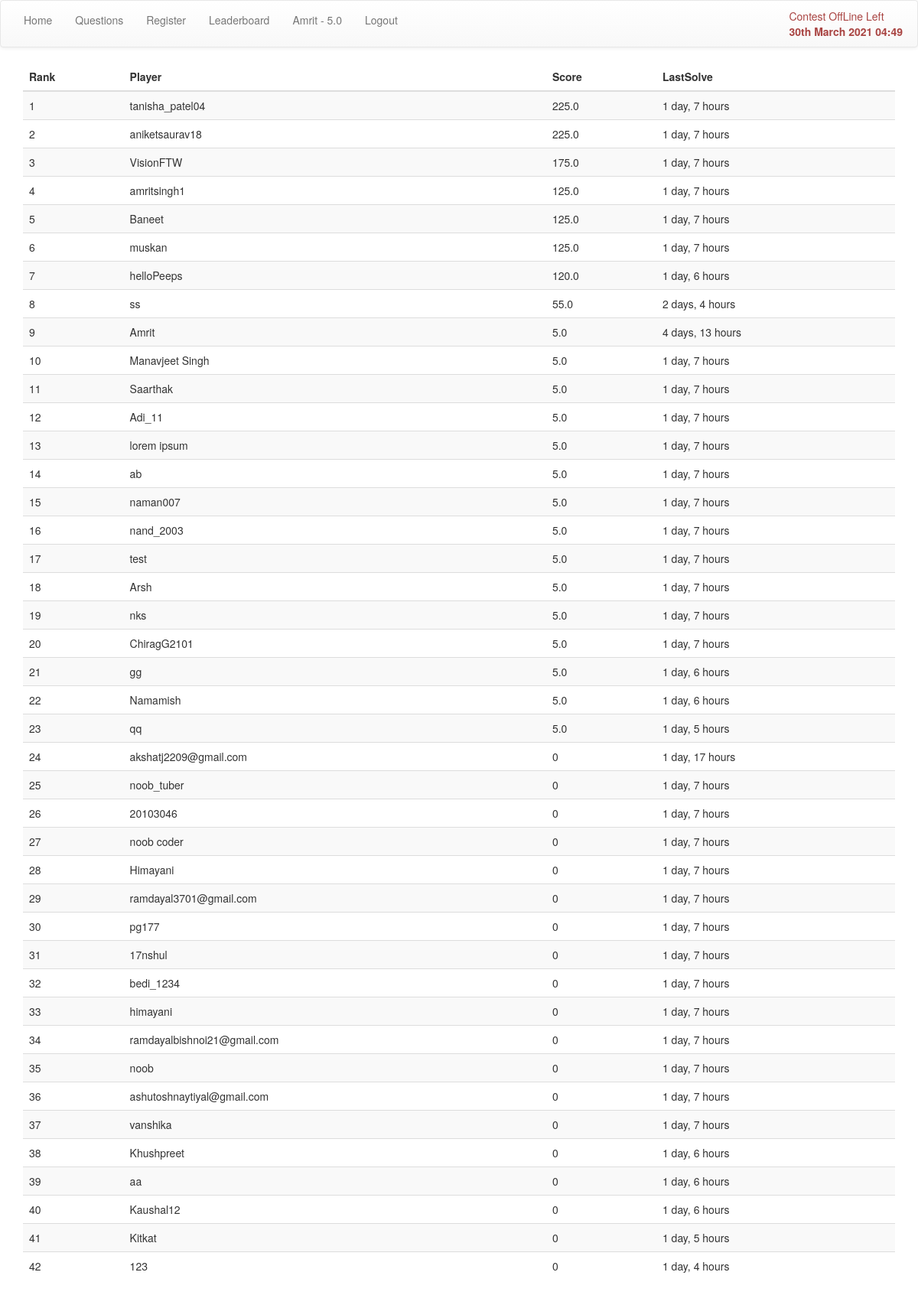
The app's page /question/leaderboard/ (signed in) with its own data.
### question/models.py (models this page shows)
class Profile(User):
    last_solved = models.DateTimeField(default=now)
    def _get_score(self):
        attempts = Attempt.objects.filter(player=self).filter(correct=True)
        score = attempts.aggregate(models.Sum('marks'))
        print(score, 'score')
        marks = score['marks__sum']
        return marks if marks is not None else 0
    score = property(_get_score)

### question/views.py (the view)
def leaderboard(request):
    data = {}
    template = 'question/leaderboard.html'
    players = list(models.Profile.objects.all())
    players.sort(key=lambda p:p.score, reverse=True)
    data['players'] = players
    data['questions'] = models.Question.objects.order_by('qno')
    return render(request, template, data)

### contest/context_processors.py (called while the page is built)
def contest_time(request):
    context = {}
    now = timezone.now()
    contest = models.ContestControl.objects.first()
    if contest is None:
        temp = models.ContestControl()
        temp.save()
    contest = models.ContestControl.objects.first()
    if now < contest.start:
        time = contest.start
    elif contest.start <= now <= contest.end:
        time = contest.end
    else:
        time = None
    context['contest_time'] = time
    context['contest_on'] = is_contest_on()
    context['contest_phase'] = contest_phase()
    return context

### contest/functions.py (called while the page is built)
def is_contest_on():
    contest = ContestControl.objects.first()
    now = timezone.now()
    if contest.start <= now <= contest.end:
        return True
    return False

def contest_phase():
    now = timezone.now()
    contest = ContestControl.objects.first()
    if now < contest.start:
        return 'before'
    elif contest.start <= now <= contest.end:
        return 'during'
    elif contest.end < now:
        return 'after'

### question/templates/question/leaderboard.html (shortened to what this page needs)
{%extends 'base.html'%}
{%block body%}
<div class='table-responsive'>
    <table class='table table-hover table-striped'>
        <thead><tr>
            <th>Rank</th>
            <th>Player</th>
            <th>Score</th>
            <th>LastSolve</th>
        </tr></thead>
        <tbody>
            {%for p in players%}
                <tr>
                    <td>{{forloop.counter}}</td>
                    <td>{{p}}</td>
                    <td>{{p.score}}</td>
                    <td>{{p.last_solved|timesince}}</td>
                </tr>
            {%endfor%}
        </tbody>
    </table>
</div>
{%endblock%}

### templates/base.html (shortened to what this page needs)
<!DOCTYPE html>
<html lang='en'>
    <head>
    {%load static%}
    {%load bootstrap%}
    <link rel="stylesheet" href='{% static "/bootstrap.min.css" %}'>
    <link rel="stylesheet" href={% static '/bootstrap-theme.min.css' %}>
    </head>
    <body>
        <nav class='navbar navbar-default' role='navigation'>
        <div class='collapse navbar-collapse' id='navbar-collapse-1'>
            <ul class='nav navbar-nav'>
                <li><a href={% url 'home' %}>Home</a></li>
                <li><a href={% url 'question:home' %}>Questions</a></li>
                <li><a href={% url 'register' %}>Register</a></li>
                <li><a href={% url 'question:leaderboard'%}>Leaderboard</a></li>
                {% if request.user.is_authenticated %}
                <li><a> {{user.profile}} - {{user.profile.score}}</a> </li>
                <li><a href={% url 'logout' %}>Logout</a>
                {% else %}
                <li><a> Unregistered User</a></li>
                <li> <a href={% url "login"%}>Login</a>
                {% endif %}
            </ul>
            <ul class='nav navbar-right'>
                <li> {% if contest_on %}
                    <a class='text-success'>Contest Online
                     {%else%}
                    <a class='text-danger'>Contest OffLine
                     {%endif%}
                     {{contest_time | timeuntil}} Left<br>
                     <b id='time'>{% now "jS F Y H:i"%}</b>&nbsp;</a>
                </li>
            </ul>
        </div>
        </nav>
    <div class='container'>
    {%block body%}
    {%endblock%}
    </div>
    </body>
</html>

### records on screen
Profile: username "tanisha_patel04", score "225.0", last_solved "1 day, 7 hours"
Profile: username "aniketsaurav18", score "225.0", last_solved "1 day, 7 hours"
Profile: username "VisionFTW", score "175.0", last_solved "1 day, 7 hours"
Profile: username "amritsingh1", score "125.0", last_solved "1 day, 7 hours"
Profile: username "Baneet", score "125.0", last_solved "1 day, 7 hours"
Profile: username "muskan", score "125.0", last_solved "1 day, 7 hours"
Profile: username "helloPeeps", score "120.0", last_solved "1 day, 6 hours"
Profile: username "ss", score "55.0", last_solved "2 days, 4 hours"
Profile: username "Amrit", score "5.0", last_solved "4 days, 13 hours"
Profile: username "Manavjeet Singh", score "5.0", last_solved "1 day, 7 hours"
Profile: username "Saarthak", score "5.0", last_solved "1 day, 7 hours"
Profile: username "Adi_11", score "5.0", last_solved "1 day, 7 hours"
Profile: username "lorem ipsum", score "5.0", last_solved "1 day, 7 hours"
Profile: username "ab", score "5.0", last_solved "1 day, 7 hours"
Profile: username "naman007", score "5.0", last_solved "1 day, 7 hours"
Profile: username "nand_2003", score "5.0", last_solved "1 day, 7 hours"
Profile: username "test", score "5.0", last_solved "1 day, 7 hours"
Profile: username "Arsh", score "5.0", last_solved "1 day, 7 hours"
Profile: username "nks", score "5.0", last_solved "1 day, 7 hours"
Profile: username "ChiragG2101", score "5.0", last_solved "1 day, 7 hours"
Profile: username "gg", score "5.0", last_solved "1 day, 6 hours"
Profile: username "Namamish", score "5.0", last_solved "1 day, 6 hours"
Profile: username "qq", score "5.0", last_solved "1 day, 5 hours"
Profile: username "akshatj2209@gmail.com", score "0", last_solved "1 day, 17 hours"
Profile: username "noob_tuber", score "0", last_solved "1 day, 7 hours"
Profile: username "20103046", score "0", last_solved "1 day, 7 hours"
Profile: username "noob coder", score "0", last_solved "1 day, 7 hours"
Profile: username "Himayani", score "0", last_solved "1 day, 7 hours"
Profile: username "ramdayal3701@gmail.com", score "0", last_solved "1 day, 7 hours"
Profile: username "pg177", score "0", last_solved "1 day, 7 hours"
Profile: username "17nshul", score "0", last_solved "1 day, 7 hours"
Profile: username "bedi_1234", score "0", last_solved "1 day, 7 hours"
Profile: username "himayani", score "0", last_solved "1 day, 7 hours"
Profile: username "ramdayalbishnoi21@gmail.com", score "0", last_solved "1 day, 7 hours"
Profile: username "noob", score "0", last_solved "1 day, 7 hours"
Profile: username "ashutoshnaytiyal@gmail.com", score "0", last_solved "1 day, 7 hours"
Profile: username "vanshika", score "0", last_solved "1 day, 7 hours"
Profile: username "Khushpreet", score "0", last_solved "1 day, 6 hours"
Profile: username "aa", score "0", last_solved "1 day, 6 hours"
Profile: username "Kaushal12", score "0", last_solved "1 day, 6 hours"
Profile: username "Kitkat", score "0", last_solved "1 day, 5 hours"
Profile: username "123", score "0", last_solved "1 day, 4 hours"

### other values on screen
{{ user.profile }} "Amrit"
{{ user.profile.score }} "5.0"
